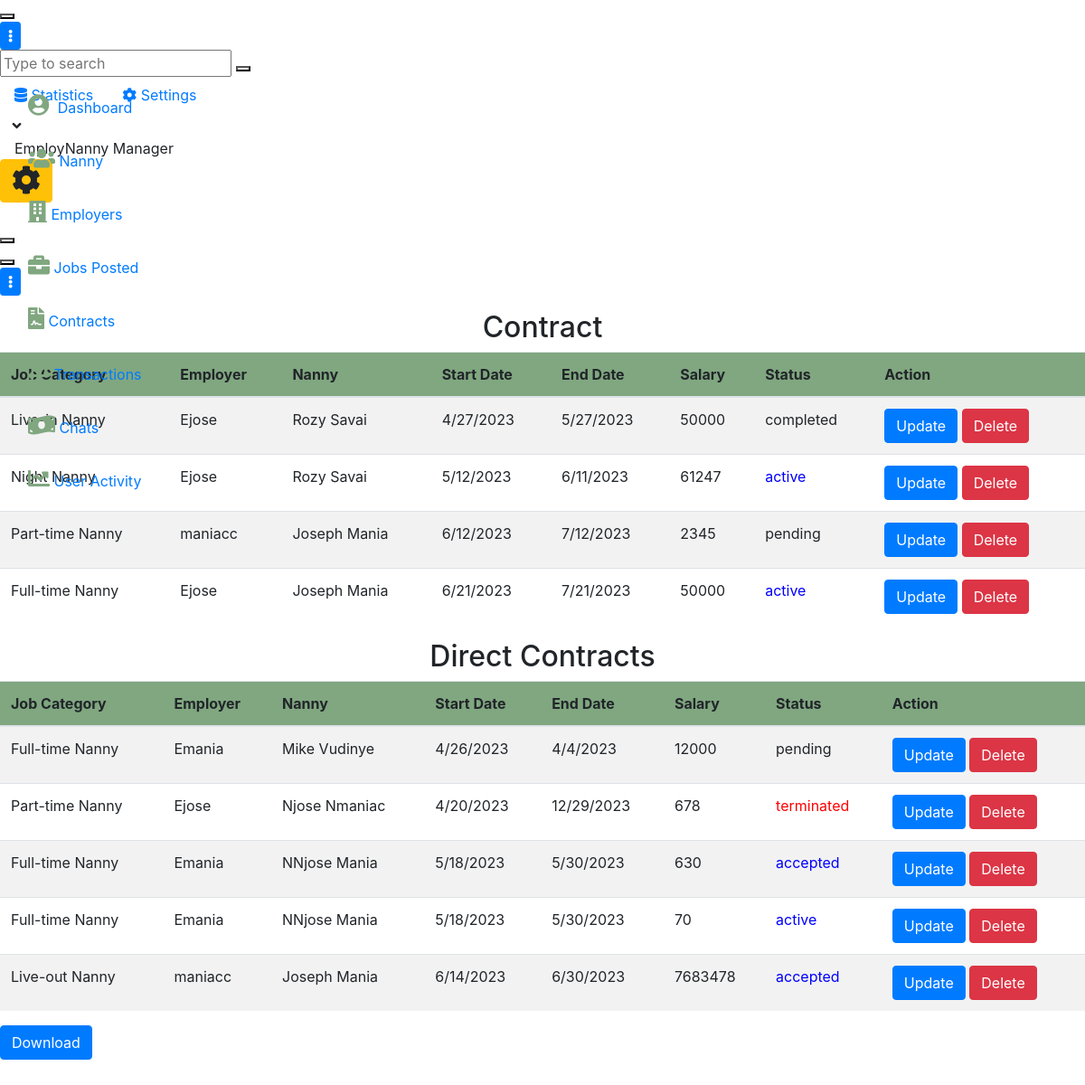
/reports/display_contracts, run on an earlier commit of the app's database.
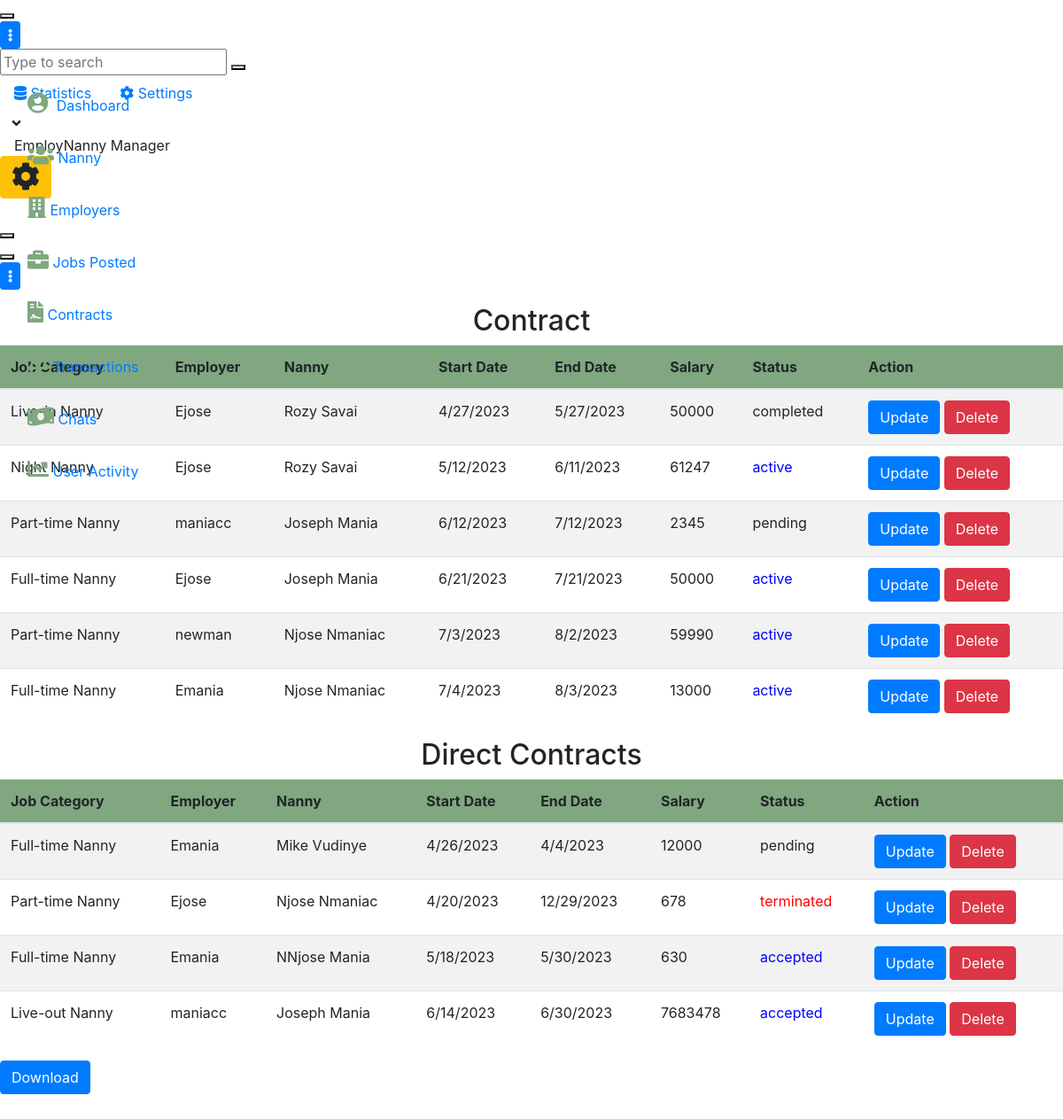
And on a later commit of the database.
### jobapp/models.py (models this page shows, shortened)
class ContractModel(models.Model):
    job = models.ForeignKey(jobModel, on_delete=models.CASCADE, default=1)
    nanny = models.ForeignKey(NannyDetails, on_delete=models.CASCADE, limit_choices_to={
                              'user__groups__name': 'nanny'}, default=1)
    employer = models.ForeignKey(User, on_delete=models.CASCADE,  limit_choices_to={
                                 'groups__name': 'employer'}, default=1)
    start_date = models.DateField(
        auto_now_add=True,  blank=True, null=True)
    end_date = models.DateField(default=timezone.now() + timedelta(days=30))
    duration = models.CharField(
        max_length=100, choices=CONTRACT_DURATION, default="pending")
    amount = models.DecimalField(max_digits=10, decimal_places=2, default=0)
    status = models.CharField(
        max_length=100, choices=CONTRACT_STATUS, default=CONTRACT_STATUS[0][0])
    company_commission = models.DecimalField(
        max_digits=10, decimal_places=2, default=0)
    nanny_signature_image = models.ImageField(
        upload_to='nanny_signatures/', null=True, blank=True)

class jobModel(models.Model):
    employer = models.ForeignKey(User, on_delete=models.CASCADE)
    category = models.CharField(max_length=100, choices=CATEGORIES)
    city = models.CharField(max_length=100)
    addresss = models.CharField(max_length=100)
    salary = models.IntegerField()
    language = models.CharField(max_length=100)
    nanny_age = models.CharField(max_length=100, choices=AGE_GROUP_CHOICES)
    hours_per_day = models.IntegerField(default=2)
    start_date = models.DateField()
    years_of_experience = models.IntegerField(default=0)
    duration = models.CharField(
        max_length=100, choices=CONTRACT_DURATION, default="1 - 2 years")
    date_posted = models.DateTimeField(auto_now_add=True)
    job_description = models.TextField(blank=True)
    days_off = models.CharField(
        max_length=100, choices=DAYS_OFF_CHOICES, default='Every weekend')
    leave_available = models.BooleanField(choices=LEAVE_CHOICES, default=False)
    vacation_days_per_year = models.CharField(
        max_length=100, choices=VACATION_CHOICES, default='Two weeks')

class DirectContract(models.Model):
    nanny = models.ForeignKey(NannyDetails, on_delete=models.CASCADE)
    employer = models.ForeignKey(User, on_delete=models.CASCADE)
    job_category = models.CharField(
        max_length=100, choices=CATEGORIES, default="Full-time Nanny")
    city = models.CharField(max_length=100)
    salary = models.IntegerField()
    start_date = models.DateField()
    end_date = models.DateField()
    job_description = models.TextField(blank=True)
    status = models.CharField(
        max_length=100, choices=CONTRACT_STATUS, default="pending")
    amount_to_receive = models.IntegerField()
    company_commission = models.IntegerField()

### users/models.py (models this page shows, shortened)
class NannyDetails(models.Model):
    user = models.OneToOneField(User, on_delete=models.CASCADE)
    first_name = models.CharField(max_length=100)
    last_name = models.CharField(max_length=100)
    phone = models.IntegerField(default=0)
    city = models.CharField(max_length=100)
    address = models.CharField(max_length=200)
    id_number = models.IntegerField(default=0)
    level_of_education = models.CharField(
        max_length=100, choices=HIGHEST_LEVEL_EDUCATION)
    recommendation_letter = models.FileField(
        upload_to='recommendations/', null=True, blank=True)
    id_front_image = models.ImageField(
        upload_to='id_images/', default=0)
    id_back_image = models.ImageField(
        upload_to='id_images/', default=0)
    good_conduct_certificate = models.FileField(
        upload_to='good_conduct/', null=True, blank=True)
    nationality = models.CharField(max_length=100, choices=NATIONALITY_CHOICES)
    availability = models.CharField(
        max_length=100, choices=AVAILABILITY_CHOICES)
    language = models.CharField(max_length=200, choices=LANGUAGE_CHOICES)
    date_joined = models.DateTimeField(auto_now_add=True)
    years_of_experience = models.IntegerField(default=0)
    age_bracket = models.CharField(
        max_length=100, choices=AGE_GROUP_CHOICES, default="N/A")
    description = models.TextField(blank=True)
    image = models.ImageField(
        default='default.jpg', upload_to='nanny_profile_pics')
    def __str__(self):
        return self.first_name + ' ' + self.last_name

### AdminReports/views.py (the view)
# urls.py: path('display_contracts', views.display_contracts, name="display_contracts"),
def display_contracts(request):
    contracts = ContractModel.objects.all()
    direct_contracts = DirectContract.objects.all()
    context = {
        'contracts': contracts,
        'direct_contracts': direct_contracts
    }
    return render(request, 'admin/contract_lists.html', context)

### AdminReports/templates/admin/contract_lists.html
  {% extends 'admin/baseadmin.html' %}
{% block content %}
</div>
                <div class="app-main__outer">
<div class="app-main__inner">
<h2 class="text-center">Contract</h2>
    <table class="table table-striped">
        <thead style="background-color: rgb(128, 167, 128);">
            <tr>
                <th>Job Category</th>
                <th>Employer</th>
                <th>Nanny</th>
                <th>Start Date</th>
                <th>End Date</th>
                <th>Salary</th>
                <th>Status</th>
                <th>Action</th>
            </tr>
        </thead>
        <tbody>
         {% for contract in contracts %}
    <tr>
        <td>{{ contract.job.category }}</td>
        <td>{{ contract.employer }}</td>
        <td>{{ contract.nanny }}</td>
        <td>{{ contract.start_date|date:"n/j/Y" }}</td>
        <td>{{ contract.end_date|date:"n/j/Y" }}</td>
        <td>{{ contract.job.salary }}</td>
        <td{% if contract.status == 'terminated' %} style="color: red;"{% elif contract.status == 'active' %} style="color: blue;"{% endif %}>{{ contract.status }}</td>
    <td>
        <a href="{% url 'edit_contract' contract.id %}" class="btn btn-primary">Update</a>
        <a href="{% url 'delete_contract' contract.id %}" class="btn btn-danger">Delete</a></td>
    </tr>
{% endfor %}
        </tbody>
    </table>
    <h2 class="text-center">Direct Contracts</h2>
    <table class="table table-striped">
        <thead style="background-color: rgb(128, 167, 128);">
            <tr>
                <th>Job Category</th>
                <th>Employer</th>
                <th>Nanny</th>
                <th>Start Date</th>
                <th>End Date</th>
                <th>Salary</th>
                <th>Status</th>
                <th>Action</th>
            </tr>
        </thead>
        <tbody>
            {% for direct_contract in direct_contracts %}
            <tr>
                <td>{{ direct_contract.job_category }}</td>
                <td>{{ direct_contract.employer }}</td>
                <td>{{ direct_contract.nanny }}</td>
                <td>{{ direct_contract.start_date|date:"n/j/Y" }}</td>
                <td>{{ direct_contract.end_date|date:"n/j/Y" }}</td>
                <td>{{ direct_contract.salary }}</td>
        <td{% if direct_contract.status == 'terminated' %} style="color: red;"{% elif direct_contract.status == 'active' %} style="color: blue;" {% elif direct_contract.status == 'accepted' %} style="color: blue;"{% endif %}>{{ direct_contract.status }}</td>
        <td>
            <a href="{% url 'edit_direct_contract' direct_contract.id %}" class="btn btn-primary">Update</a>
            <a href="{% url 'delete_direct_contract' direct_contract.id %}" class="btn btn-danger">Delete</a></td>
    </tr>
            {% endfor %}
        </tbody>
    </table>
    <a href="{% url 'generate_contract_pdf' %}" class="btn btn-primary">Download</a>
</div>
</div>
    {% endblock content%}

### AdminReports/templates/admin/baseadmin.html (shortened to what this page needs)
{% load static%}
{% load custom_filters %}
<!doctype html>
<html lang="en">
   <head>
      <link href="https://demo.dashboardpack.com/architectui-html-free/main.css" rel="stylesheet">
   </head>
   <link rel="stylesheet" href="https://maxcdn.bootstrapcdn.com/bootstrap/4.5.2/css/bootstrap.min.css">
   <link rel="stylesheet" href="https://cdnjs.cloudflare.com/ajax/libs/font-awesome/5.15.3/css/all.min.css" />
   <link rel="stylesheet" href="https://use.fontawesome.com/releases/v5.6.3/css/all.css">
   </head>
   <body>
      <div class="app-container app-theme-white body-tabs-shadow fixed-sidebar fixed-header">
      <div class="app-header header-shadow" style="background:white;">
         <div class="app-header__mobile-menu">
            <div>
               <button type="button" class="hamburger hamburger--elastic mobile-toggle-nav">
               </button>
            </div>
         </div>
         <div class="app-header__menu">
            <span>
            <button type="button" class="btn-icon btn-icon-only btn btn-primary btn-sm mobile-toggle-header-nav">
            <span class="btn-icon-wrapper">
            <i class="fa fa-ellipsis-v fa-w-6"></i>
            </span>
            </button>
            </span>
         </div>
         <div class="app-header__content">
            <div class="app-header-left">
               <div class="search-wrapper">
                  <div class="input-holder">
                     <input type="text" class="search-input" placeholder="Type to search">
                     <button class="search-icon"></button>
                  </div>
               </div>
               <ul class="header-menu nav">
                  <li class="nav-item">
                     <a href="javascript:void(0);" class="nav-link">
                     <i class="nav-link-icon fa fa-database"> </i>
                     Statistics
                     </a>
                  </li>
                  <li class="dropdown nav-item">
                     <a href="javascript:void(0);" class="nav-link">
                     <i class="nav-link-icon fa fa-cog"></i>
                     Settings
                     </a>
                  </li>
               </ul>
            </div>
            <div class="app-header-right">
               <div class="header-btn-lg pr-0">
                  <div class="widget-content p-0">
                     <div class="widget-content-wrapper">
                        <div class="widget-content-left">
                           <div class="btn-group">
                              <a data-toggle="dropdown" aria-haspopup="true" aria-expanded="false" class="p-0 btn">
                              <i class="fa fa-angle-down ml-2 opacity-8"></i>
                              </a>
                           </div>
                        </div>
                        <div class="widget-content-left  ml-3 header-user-info">
                           <div class="widget-subheading">
                              EmployNanny Manager
                           </div>
                        </div>
                     </div>
                  </div>
               </div>
            </div>
         </div>
      </div>
      <div class="ui-theme-settings">
         <button type="button" id="TooltipDemo" class="btn-open-options btn btn-warning">
         <i class="fa fa-cog fa-w-16 fa-spin fa-2x"></i>
         </button>
      </div>
      <div class="app-main">
         <div class="app-sidebar sidebar-shadow pt-4">
            <div class="app-header__logo">
               <div class="header__pane ml-auto">
                  <div>
                     <button type="button" class="hamburger close-sidebar-btn hamburger--elastic" data-class="closed-sidebar">
                     </button>
                  </div>
               </div>
            </div>
            <div class="app-header__mobile-menu">
               <div>
                  <button type="button" class="hamburger hamburger--elastic mobile-toggle-nav">
                  </button>
               </div>
            </div>
            <div class="app-header__menu">
               <span>
               <button type="button" class="btn-icon btn-icon-only btn btn-primary btn-sm mobile-toggle-header-nav">
               <span class="btn-icon-wrapper">
               <i class="fa fa-ellipsis-v fa-w-6"></i>
               </span>
               </button>
               </span>
            </div>
            <div class="scrollbar-sidebar">
               <div class="app-sidebar__inner">
                  <ul class="vertical-nav-menu">
                     <div class="col-lg-2 d-none d-lg-block sidebar fixed-top mt-5">
                        <ul class="nav flex-column">
                           <li class="nav-item mt-5">
                              <a class="nav-link" href="{% url 'dashboard'%}">
                              <i class="fas fa-user-circle"></i> <span style="display: inline-block; margin-left: 5px;">Dashboard</span>
                              </a>
                           </li>
                           <li class="nav-item mt-3">
                              <a class="nav-link" href="{% url 'nanny_list'%}">
                              <i class="fas fa-users"></i> Nanny
                              </a>
                           </li>
                           <li class="nav-item mt-3">
                              <a class="nav-link" href="{% url 'employers_list'%}">
                              <i class="fas fa-building"></i> Employers
                              </a>
                           </li>
                           <li class="nav-item mt-3">
                              <a class="nav-link" href="{% url 'job_post_list'%}">
                              <i class="fas fa-briefcase"></i> Jobs Posted
                              </a>
                           </li>
                           <li class="nav-item mt-3">
                              <a class="nav-link" href="{% url 'display_contracts'%}">
                              <i class="fas fa-file-contract"></i> Contracts
                              </a>
                           </li>
                           <li class="nav-item mt-3">
                              <a class="nav-link" href="{% url 'transaction_list'%}">
                              <i class="fas fa-exchange-alt"></i> Transactions
                              </a>
                           </li>
                           <li class="nav-item mt-3">
                              <a class="nav-link" href="{% url 'chats' %}">
                              <i class="fas fa-money-bill-wave"></i> Chats
                              </a>
                           </li>
                           <li class="nav-item mt-3">
                              <a class="nav-link" href="{% url 'user_activity_logs'%}">
                              <i class="fas fa-chart-line"></i> User Activity
                              </a>
                           </li>
                        </ul>
                     </div>
                  </ul>
               </div>
            </div>
            {% block content%}
            {% endblock content%}
         </div>
      </div>
   </body>
</html>

### AdminReports/templates/admin/baseadmin.html (style rules this page uses)
.fas { color:rgb(128, 167, 128); font-size:24px; }
.app-header { background-color:white; }

What changed in the data, as far as the page shows it:
removed DirectContract: job_category "Full-time Nanny", employer "Emania", nanny "NNjose Mania", start_date "5/18/2023", end_date "5/30/2023", salary "70", status "active"
added ContractModel: job.category "Part-time Nanny", employer "newman", nanny "Njose Nmaniac", start_date "7/3/2023", end_date "8/2/2023", job.salary "59990", status "active"
added ContractModel: job.category "Full-time Nanny", employer "Emania", nanny "Njose Nmaniac", start_date "7/4/2023", end_date "8/3/2023", job.salary "13000", status "active"
